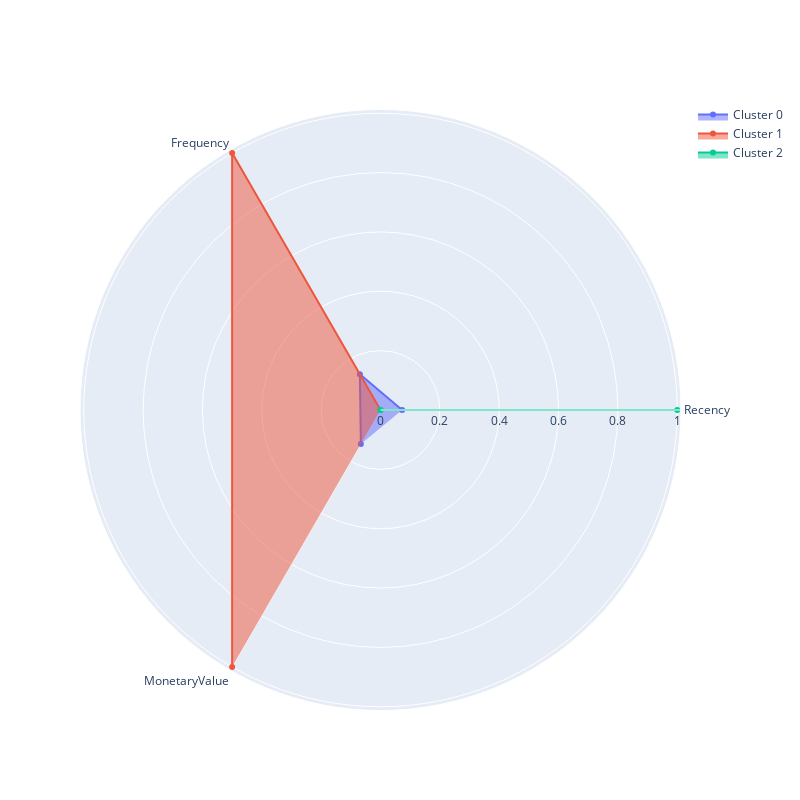

Notebook cell for this chart:
### Code cell
# Сгруппируем данные по кластерам и рассчитаем среднее по каждому признаку
grouped_data = rfm_table.groupby('KMeans')[['Recency', 'Frequency', 'MonetaryValue']].mean()

plot_cluster_profile(grouped_data, 3)

### Figure 1 — Plotly figure (JSON) as saved in the notebook; plotly's stock layout.template omitted (floating-point values rounded to 4 significant figures)
{"data": [{"fill": "toself", "name": "Cluster 0", "r": [0.07296, 0.139, 0.1323], "theta": ["Recency", "Frequency", "MonetaryValue"], "type": "scatterpolar"}, {"fill": "toself", "name": "Cluster 1", "r": [0, 1, 1], "theta": ["Recency", "Frequency", "MonetaryValue"], "type": "scatterpolar"}, {"fill": "toself", "name": "Cluster 2", "r": [1.0, 0, 0], "theta": ["Recency", "Frequency", "MonetaryValue"], "type": "scatterpolar"}], "layout": {"autosize": false, "height": 800, "showlegend": true, "width": 800}}
